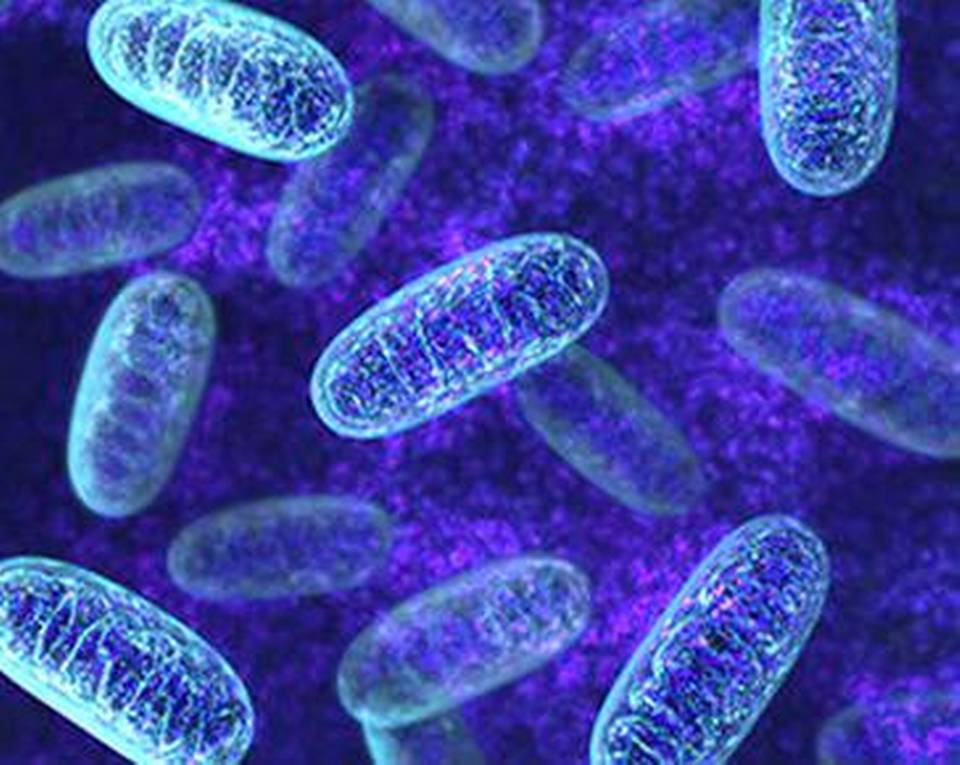
#> input picture src/segmentation/src/snakes/mito.jpg, 960 x 765 px
$ python morph_thinning.py ../snakes/mito.jpg
#> lines starting #> are read from the running program, lines starting #| are printed output that depends on the picture; after the words box and inside, x2 and y2 are one past the last pixel; in counts of white or black regions, pixels touching at a corner belong together
import cv2, numpy as np
import sys

def thin(im, se):
    return im - cv2.morphologyEx(im, cv2.MORPH_HITMISS, se);

def get_golay_letters():
# golay alphabet
    B1 = np.array(([-1, -1 ,-1],
                    [0, 1, 0],
                    [1, 1, 1]),
                    np.int8)
    B2 = np.array(([0, -1 ,-1],
                    [1, 1, -1],
                    [1, 1, 0]),
                    np.int8)
    B3 = np.array(([1, 0 ,-1],
                    [1, 1, -1],
                    [1, 0, -1]),
                    np.int8)
    B4 = np.array(([1, 1 ,0],
                    [1, 1, -1],
                    [0, -1, -1]),
                    np.int8)
    B5 = np.array(([1, 1 ,1],
                    [0, 1, 0],
                    [-1, -1, -1]),
                    np.int8)
    B6 = np.array(([0, 1 ,1],
                    [-1, 1, 1],
                    [-1, -1, 0]),
                    np.int8)
    B7 = np.array(([-1, 0 ,1],
                    [-1, 1, 1],
                    [-1, 0, 1]),
                    np.int8)
    B8 = np.array(([-1, -1 ,0],
                    [-1, 1, 1],
                    [0, 1, 1]),
                    np.int8)
    return [B1,B2,B3,B4,B5,B6,B7,B8]

def thin_by_se(im, se):
    return im - cv2.morphologyEx(im, cv2.MORPH_HITMISS, se);

def thin(im):
    im_old = np.zeros(im.shape, np.uint8)
    im_new = im
    while np.sum(abs(im_old - im_new)) > 100:
        im_old = im_new
        for bi in get_golay_letters():
            im_new = thin_by_se(im_new, bi)
    return im_new

def main():
    """
        Usage:
        $ python <image_filename>
    """
    im = cv2.imread(sys.argv[1], cv2.IMREAD_GRAYSCALE)
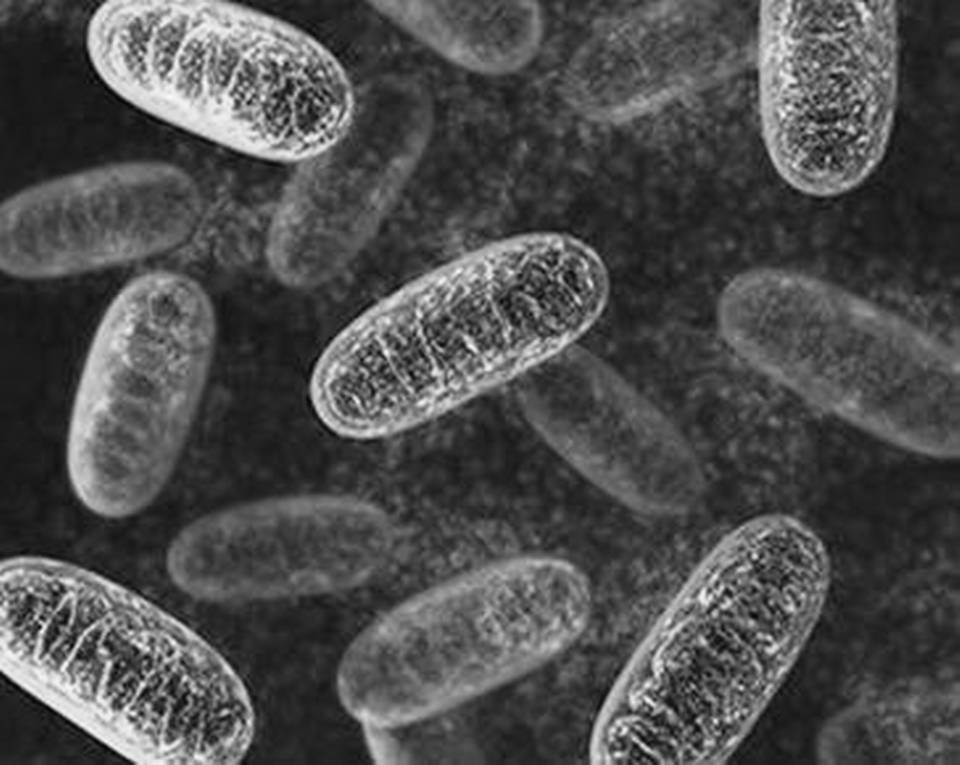
#> im: shape (765, 960); min 2, max 251, mean 77.5
    _, im = cv2.threshold(im, 50,255,cv2.THRESH_BINARY_INV)
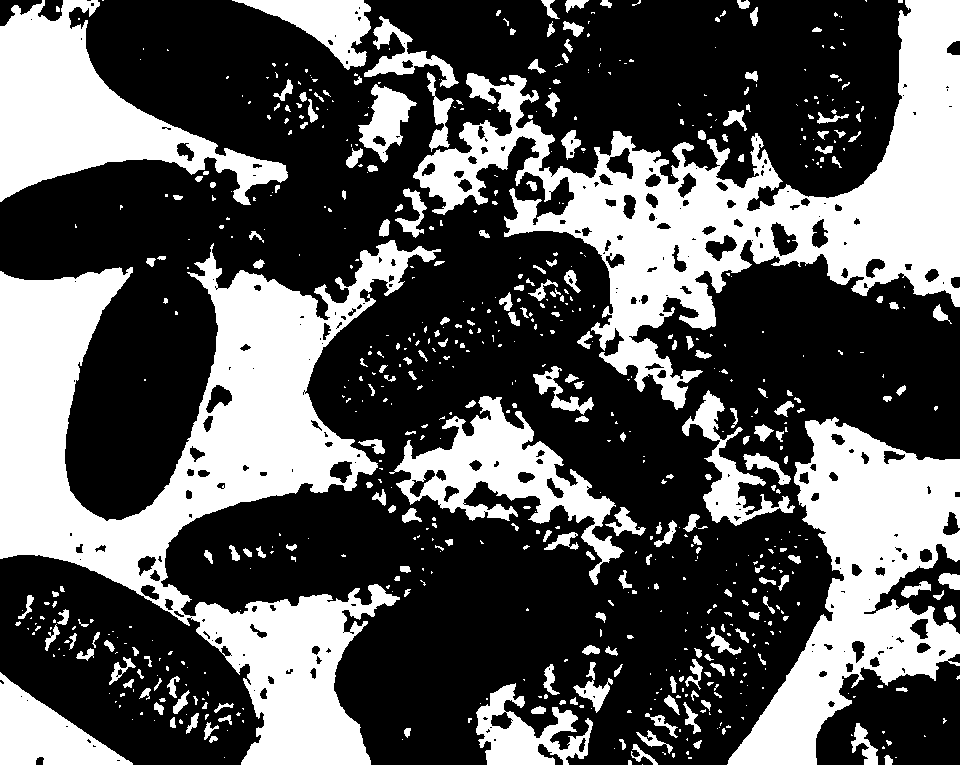
#> im: shape (765, 960); 35.3% white; 701 white regions (455 under 20 px), largest, box (x1, y1, x2, y2) and area: (0, 240, 441, 765) 80289, (413, 0, 960, 410) 62695, (727, 417, 960, 765) 34934
    cv2.imshow('BW', im)
    cv2.waitKey()
    cv2.imshow('thinned', thin(im))
#> the loop in thin, `while np.sum(abs(im_old - im_new)) > 100:` made 66 passes
#> pass 2, in thin, `im_old = im_new`:
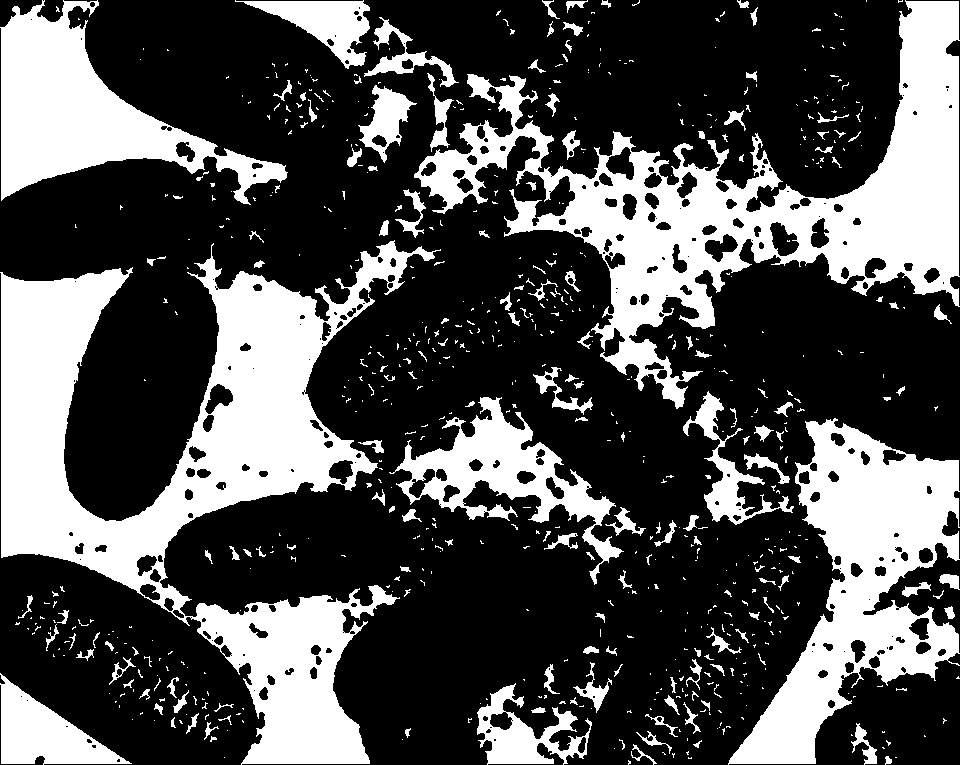
#> im_old: shape (765, 960); 32% white; 699 white regions (528 under 20 px), largest, box (x1, y1, x2, y2) and area: (0, 240, 441, 765) 75996, (414, 0, 960, 409) 57441, (728, 418, 960, 765) 32842
#> pass 3, in thin, `im_old = im_new`:
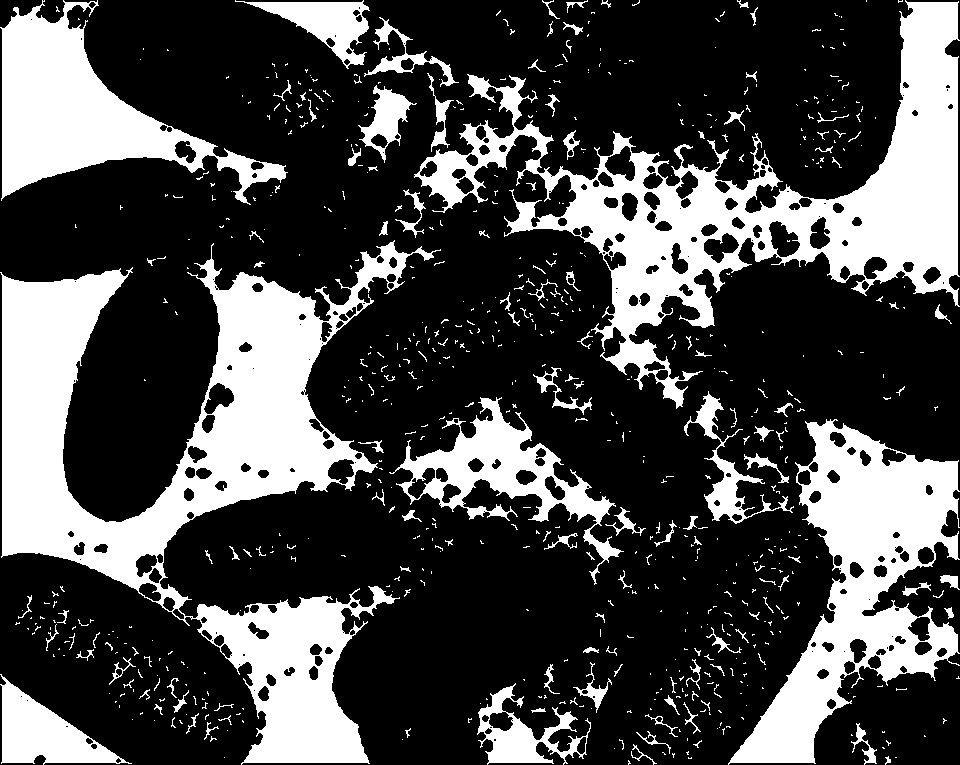
#> im_old: shape (765, 960); 29.2% white; 699 white regions (559 under 20 px), largest, box (x1, y1, x2, y2) and area: (0, 240, 441, 765) 71783, (414, 0, 960, 409) 52286, (728, 419, 960, 765) 30740
#> after the loop in thin, `while np.sum(abs(im_old - im_new)) > 100:`:
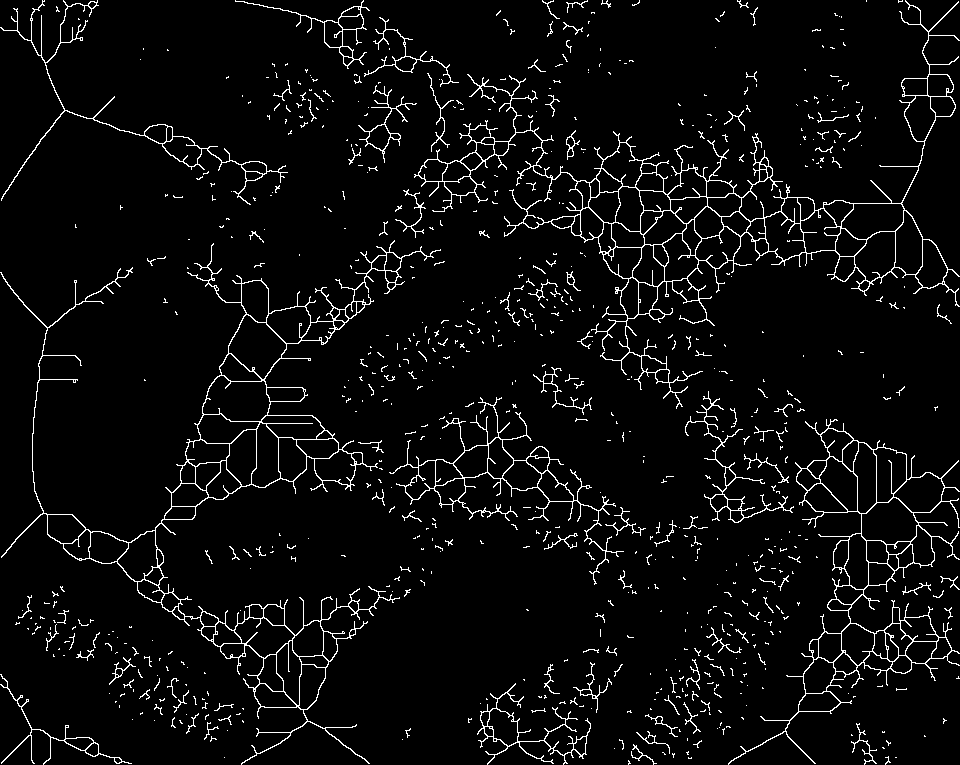
#> im_new: shape (765, 960); 4.7% white in thin lines or dots
    cv2.waitKey()
    cv2.destroyAllWindows()

main()
